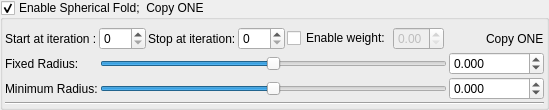
    <widget class="MyGroupBox" name="groupCheck_transform_sphericalFold1_enabled">
     <property name="title">
      <string>Enable Spherical Fold;  Copy ONE</string>
     </property>
     <property name="checkable">
      <bool>true</bool>
     </property>
     <layout class="QVBoxLayout" name="verticalLayout_12" stretch="0,0,0">
      <property name="spacing">
       <number>2</number>
      </property>
      <property name="leftMargin">
       <number>2</number>
      </property>
      <property name="topMargin">
       <number>2</number>
      </property>
      <property name="rightMargin">
       <number>2</number>
      </property>
      <property name="bottomMargin">
       <number>2</number>
      </property>
      <item>
       <layout class="QGridLayout" name="gridLayout_6">
        <property name="topMargin">
         <number>5</number>
        </property>
        <item row="0" column="3">
         <widget class="MySpinBox" name="spinboxInt_transform_sphericalFold1_stop_iterations">
          <property name="sizePolicy">
           <sizepolicy hsizetype="Preferred" vsizetype="Maximum">
            <horstretch>0</horstretch>
            <verstretch>0</verstretch>
           </sizepolicy>
          </property>
          <property name="maximum">
           <number>250</number>
          </property>
         </widget>
        </item>
        <item row="0" column="5">
         <widget class="MyDoubleSpinBox" name="spinbox_transform_sphericalFold1_weight">
          <property name="enabled">
           <bool>false</bool>
          </property>
          <property name="sizePolicy">
           <sizepolicy hsizetype="Minimum" vsizetype="Maximum">
            <horstretch>0</horstretch>
            <verstretch>0</verstretch>
           </sizepolicy>
          </property>
          <property name="decimals">
           <number>2</number>
          </property>
          <property name="minimum">
           <double>0.000000000000000</double>
          </property>
          <property name="maximum">
           <double>1.000000000000000</double>
          </property>
          <property name="singleStep">
           <double>0.100000000000000</double>
          </property>
         </widget>
        </item>
        <item row="0" column="7">
         <widget class="QLabel" name="label_113">
          <property name="text">
           <string>Copy ONE</string>
          </property>
         </widget>
        </item>
        <item row="0" column="2">
         <widget class="QLabel" name="label_27">
          <property name="text">
           <string>Stop at iteration:</string>
          </property>
         </widget>
        </item>
        <item row="0" column="6">
         <spacer name="horizontalSpacer_4">
          <property name="orientation">
           <enum>Qt::Horizontal</enum>
          </property>
          <property name="sizeHint" stdset="0">
           <size>
            <width>40</width>
            <height>20</height>
           </size>
          </property>
         </spacer>
        </item>
        <item row="0" column="1">
         <widget class="MySpinBox" name="spinboxInt_transform_sphericalFold1_start_iterations">
          <property name="sizePolicy">
           <sizepolicy hsizetype="Minimum" vsizetype="Maximum">
            <horstretch>0</horstretch>
            <verstretch>0</verstretch>
           </sizepolicy>
          </property>
          <property name="minimum">
           <number>0</number>
          </property>
          <property name="maximum">
           <number>250</number>
          </property>
          <property name="value">
           <number>0</number>
          </property>
         </widget>
        </item>
        <item row="0" column="0">
         <widget class="QLabel" name="label_65">
          <property name="text">
           <string>Start at iteration :</string>
          </property>
         </widget>
        </item>
        <item row="0" column="4">
         <widget class="QCheckBox" name="checkBox_transform_sphericalFold1_weight_enabled">
          <property name="text">
           <string>Enable weight:</string>
          </property>
         </widget>
        </item>
       </layout>
      </item>
      <item>
       <layout class="QGridLayout" name="gridLayout_15">
        <property name="spacing">
         <number>2</number>
        </property>
        <item row="0" column="0">
         <widget class="QLabel" name="label_5">
          <property name="text">
           <string>Fixed Radius:</string>
          </property>
         </widget>
        </item>
        <item row="1" column="0">
         <widget class="QLabel" name="label_9">
          <property name="text">
           <string>Minimum Radius:</string>
          </property>
         </widget>
        </item>
        <item row="0" column="1">
         <widget class="QSlider" name="slider_transform_sphericalFold1_fixed_radius">
          <property name="sizePolicy">
           <sizepolicy hsizetype="Expanding" vsizetype="Maximum">
            <horstretch>0</horstretch>
            <verstretch>0</verstretch>
           </sizepolicy>
          </property>
          <property name="minimum">
           <number>-18000</number>
          </property>
          <property name="maximum">
           <number>18000</number>
          </property>
          <property name="value">
           <number>0</number>
          </property>
          <property name="sliderPosition">
           <number>0</number>
          </property>
          <property name="orientation">
           <enum>Qt::Horizontal</enum>
          </property>
         </widget>
        </item>
        <item row="0" column="2">
         <widget class="MyDoubleSpinBox" name="spinbox_transform_sphericalFold1_fixed_radius">
          <property name="sizePolicy">
           <sizepolicy hsizetype="Minimum" vsizetype="Maximum">
            <horstretch>0</horstretch>
            <verstretch>0</verstretch>
           </sizepolicy>
          </property>
          <property name="prefix">
           <string/>
          </property>
          <property name="suffix">
           <string/>
          </property>
          <property name="decimals">
           <number>3</number>
          </property>
          <property name="minimum">
           <double>-36000.000000000000000</double>
          </property>
          <property name="maximum">
           <double>36000.000000000000000</double>
          </property>
          <property name="singleStep">
           <double>0.100000000000000</double>
          </property>
         </widget>
        </item>
        <item row="1" column="1">
         <widget class="QSlider" name="slider_transform_sphericalFold1_min_radius">
          <property name="sizePolicy">
           <sizepolicy hsizetype="Expanding" vsizetype="Maximum">
            <horstretch>0</horstretch>
            <verstretch>0</verstretch>
           </sizepolicy>
          </property>
          <property name="minimum">
           <number>-18000</number>
          </property>
          <property name="maximum">
           <number>18000</number>
          </property>
          <property name="value">
           <number>0</number>
          </property>
          <property name="sliderPosition">
           <number>0</number>
          </property>
          <property name="orientation">
           <enum>Qt::Horizontal</enum>
          </property>
         </widget>
        </item>
        <item row="1" column="2">
         <widget class="MyDoubleSpinBox" name="spinbox_transform_sphericalFold1_min_radius">
          <property name="sizePolicy">
           <sizepolicy hsizetype="Minimum" vsizetype="Maximum">
            <horstretch>0</horstretch>
            <verstretch>0</verstretch>
           </sizepolicy>
          </property>
          <property name="prefix">
           <string/>
          </property>
          <property name="suffix">
           <string/>
          </property>
          <property name="decimals">
           <number>3</number>
          </property>
          <property name="minimum">
           <double>-360000.000000000000000</double>
          </property>
          <property name="maximum">
           <double>360000.000000000000000</double>
          </property>
          <property name="singleStep">
           <double>0.100000000000000</double>
          </property>
         </widget>
        </item>
       </layout>
      </item>
      <item>
       <widget class="Line" name="line_13">
        <property name="orientation">
         <enum>Qt::Horizontal</enum>
        </property>
       </widget>
      </item>
     </layout>
    </widget>
